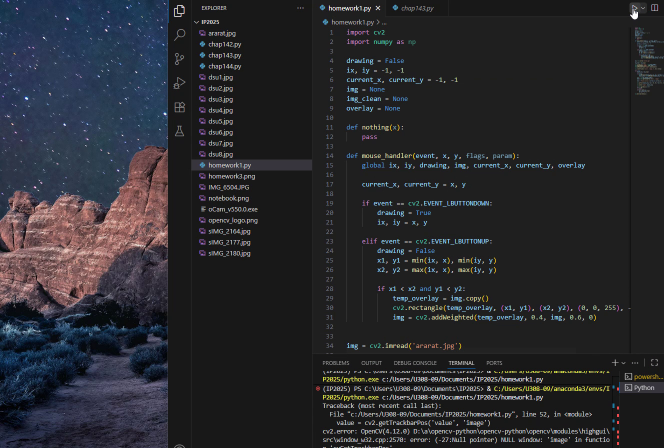
#> input picture frame 25 of homework1.mp4, 1328 x 896 px, given in place of tracking2.avi, which was not available (shown at 1/2 size)
$ python chap141.py
#> lines starting #> are read from the running program, lines starting #| are printed output that depends on the picture; after the words box and inside, x2 and y2 are one past the last pixel; in counts of white or black regions, pixels touching at a corner belong together
import cv2
import numpy as np
cap = cv2.VideoCapture('tracking2.avi')
while(cap.isOpened()):
# Take each frame
    _, frame = cap.read()
#> frame is the input picture: shape (896, 1328, 3); mean B, G, R 45.9, 41.4, 40.8
    hsv = cv2.cvtColor(frame, cv2.COLOR_BGR2HSV)
#> hsv: shape (896, 1328, 3); mean H, S, V 42.5, 40.8, 49.4
    # define range of blue color in HSV
    lower_blue = np.array([10,128,128])
    upper_blue = np.array([120,255,255])
    # Threshold the HSV image to get only blue colors
    mask = cv2.inRange(hsv, lower_blue, upper_blue)
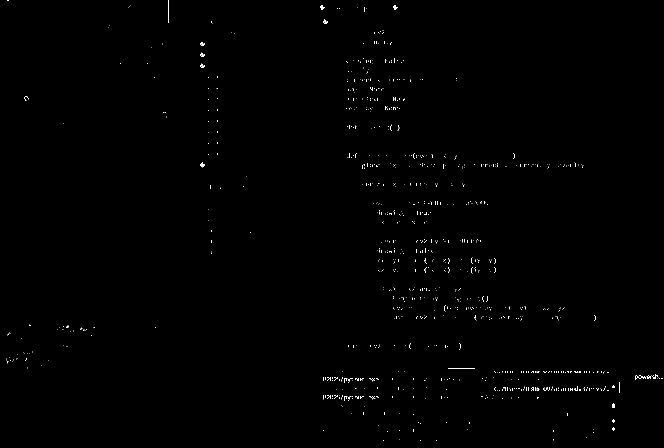
#> mask: shape (896, 1328) (shown at 1/2 size); 0.37% white in thin lines or dots
    # Bitwise-AND mask and original image
    res = cv2.bitwise_and(frame,frame, mask= mask)
    cv2.imshow('frame',frame)
    cv2.imshow('mask',mask)
    cv2.imshow('res',res)
    k = cv2.waitKey(5) & 0xFF
#> (key Esc is pressed here)
    if k == 27:
        break
cv2.destroyAllWindows()

$ run again, starting later in the video
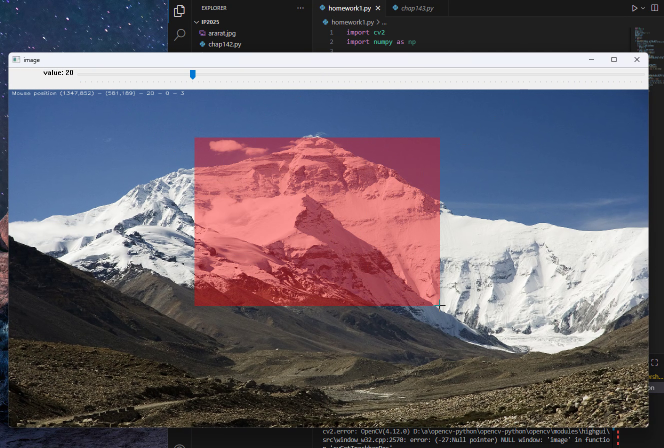
#> input picture frame 116 of homework1.mp4, 1328 x 896 px, given in place of tracking2.avi, which was not available (shown at 1/2 size)
#> frame is the input picture: shape (896, 1328, 3); mean B, G, R 108.6, 98.2, 105.7
#> hsv: shape (896, 1328, 3); mean H, S, V 67.8, 78.8, 125.5
#> `mask = cv2.inRange(hsv, lower_blue, upper_blue)`:
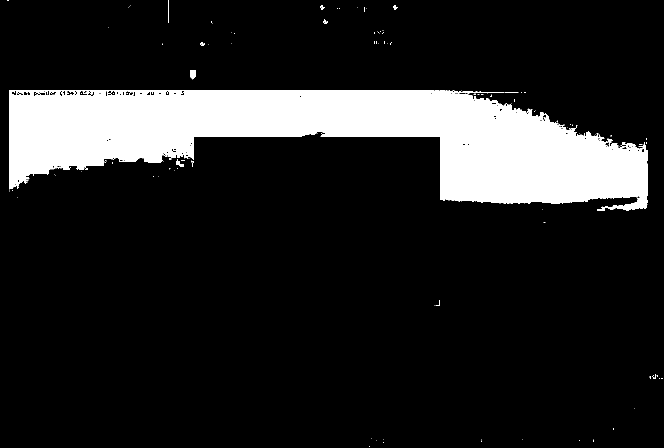
#> mask: shape (896, 1328) (shown at 1/2 size); 14.4% white; 141 white regions (129 under 20 px), largest, box (x1, y1, x2, y2) and area: (18, 180, 1296, 422) 169812, (380, 140, 391, 159) 181, (352, 318, 368, 334) 114
#> `res = cv2.bitwise_and(frame,frame, mask= mask)`:
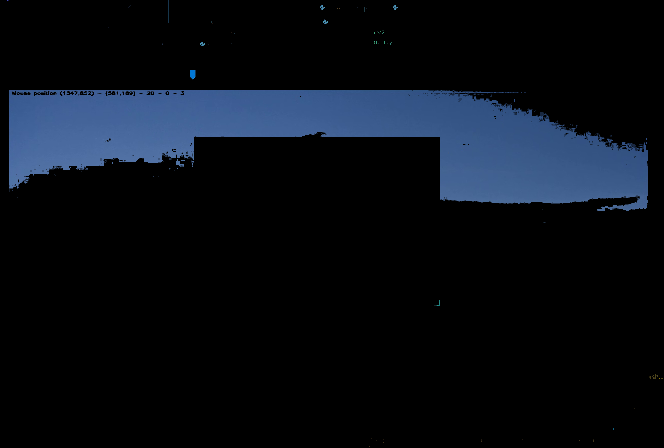
#> res: shape (896, 1328, 3) (shown at 1/2 size); mean B, G, R 20.9, 13.6, 9

$ run again, starting later in the video
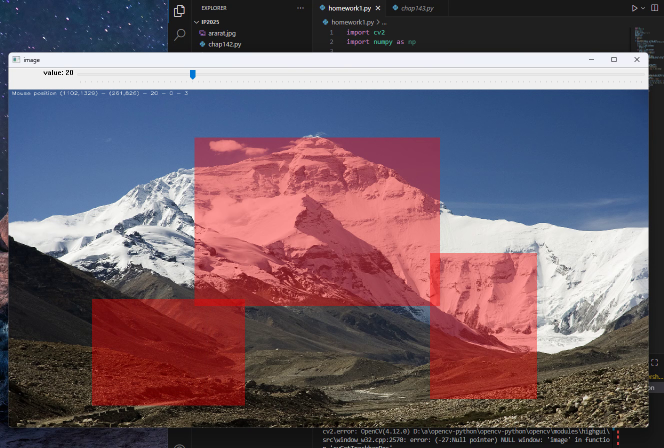
#> input picture frame 207 of homework1.mp4, 1328 x 896 px, given in place of tracking2.avi, which was not available (shown at 1/2 size)
#> frame is the input picture: shape (896, 1328, 3); mean B, G, R 104.7, 94.1, 112.4
#> hsv: shape (896, 1328, 3); mean H, S, V 65.6, 92.6, 131.9
#> `mask = cv2.inRange(hsv, lower_blue, upper_blue)`:
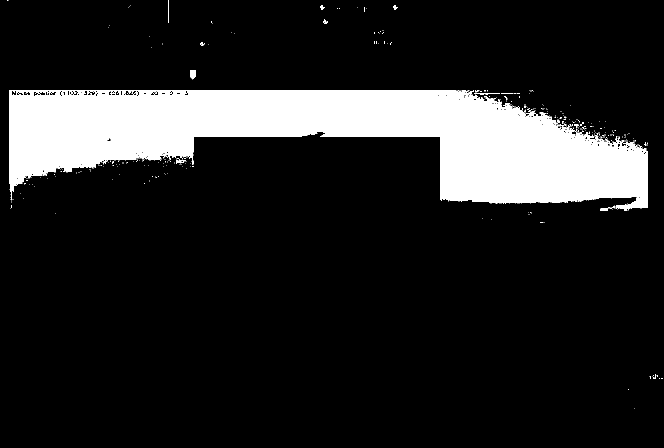
#> mask: shape (896, 1328) (shown at 1/2 size); 14.3% white; 426 white regions (414 under 20 px), largest, box (x1, y1, x2, y2) and area: (18, 180, 1296, 422) 168412, (380, 140, 391, 159) 181, (1200, 416, 1216, 422) 88
#> `res = cv2.bitwise_and(frame,frame, mask= mask)`:
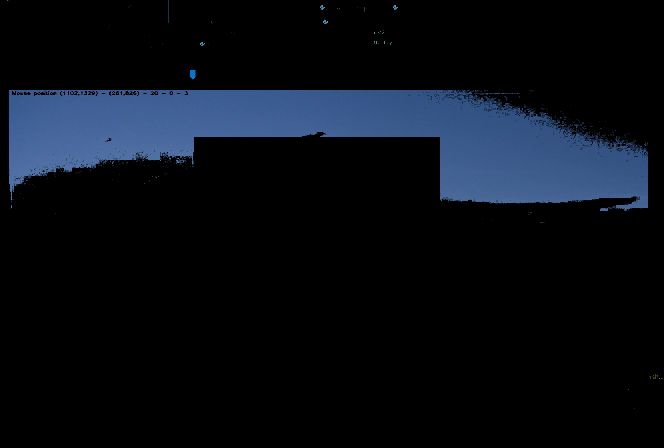
#> res: shape (896, 1328, 3) (shown at 1/2 size); mean B, G, R 20.8, 13.5, 8.9
